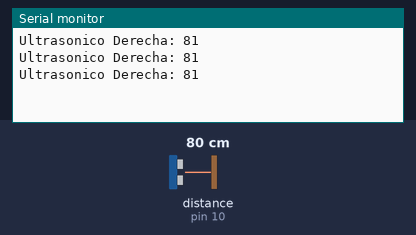
Recording of a sketch running on a simulated Arduino Uno, built with avr-gcc and run on an emulated ATmega328P. On the bench: the last lines printed to the serial monitor. The test bench sets the inputs (shaded band); at power-on: distance to the obstacle (sensor on pin 10) 80 cm. The echo pulse lasts 58.3 µs per cm.

Above: at 1.5 s.
1.6 s: distance to the obstacle (sensor on pin 10) set to 2 cm
At 2.2 s:
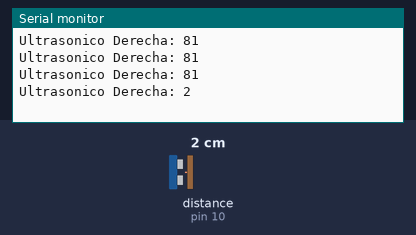
3.1 s: distance to the obstacle (sensor on pin 10) set to 4 cm
At 3.7 s:
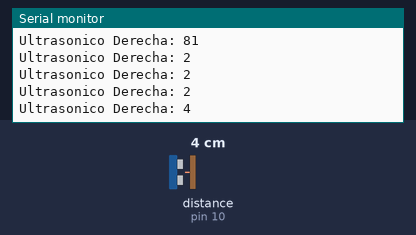
Timing chart, 0 to 6.1 s (numbered marks = the images above; inputs shaded):
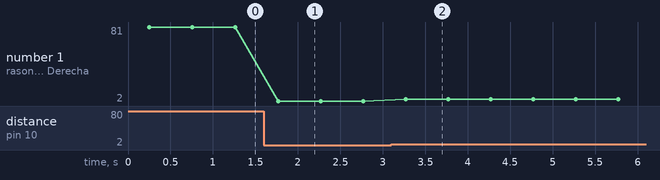

Measured:
- after the input at 1.6 s, the serial monitor: prints a new line after 0.17 s (image 1)
- after the input at 3.1 s, the serial monitor: prints a new line after 0.17 s (image 2)
- plotted number 1: 81 → 2 after the input at 1.6 s, 2 → 4 after the input at 3.1 s

The sketch:

ultrasonico_simple.ino
```cpp
#include <NewPing.h>
#define MAX_DISTANCE 200
//ultrasonicos de enfrente
byte bTriggerE1 = 13;
byte bEchoE1 = 10;

NewPing sonarE1(bTriggerE1, bEchoE1, MAX_DISTANCE);  //llamar a la funcion para saber la distancia con sonarE1.ping_cm();

byte bTriggerE2 = 0;
byte bEchoE2 = 1;

NewPing sonarE2(bTriggerE2, bEchoE2, MAX_DISTANCE);  //llamar a la funcion para saber la distancia con sonarE1.ping_cm();

void setup() {
  // put your setup code here, to run once:
  Serial.begin(9600);

}

void loop() {
  delay(250);
  // put your main code here, to run repeatedly:
  Serial.print("Ultrasonico Derecha: ");
  Serial.println(sonarE1.ping_cm());
  delay(250);

}
```
